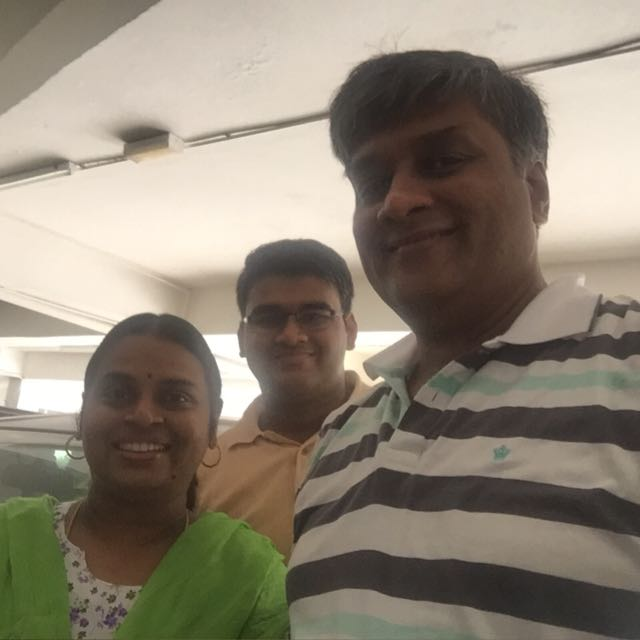
#> input picture _ForStudent/family.jpg, 640 x 640 px
$ python 05_FaceDetection.py
#> lines starting #> are read from the running program, lines starting #| are printed output that depends on the picture; after the words box and inside, x2 and y2 are one past the last pixel; in counts of white or black regions, pixels touching at a corner belong together
# import the openCV library
import cv2

def detect_face(filename_image, filename_haar="haarcascade_frontalface_default.xml"):
    # load the image and convert it to grayscale
#> called with filename_image = 'family.jpg', filename_haar = 'haarcascade_frontalface_default.xml'
    current_image = cv2.imread(filename_image)
#> current_image is the input picture: shape (640, 640, 3); mean B, G, R 116.3, 131.1, 140.7
    current_grayscale = cv2.cvtColor(current_image, cv2.COLOR_BGR2GRAY)
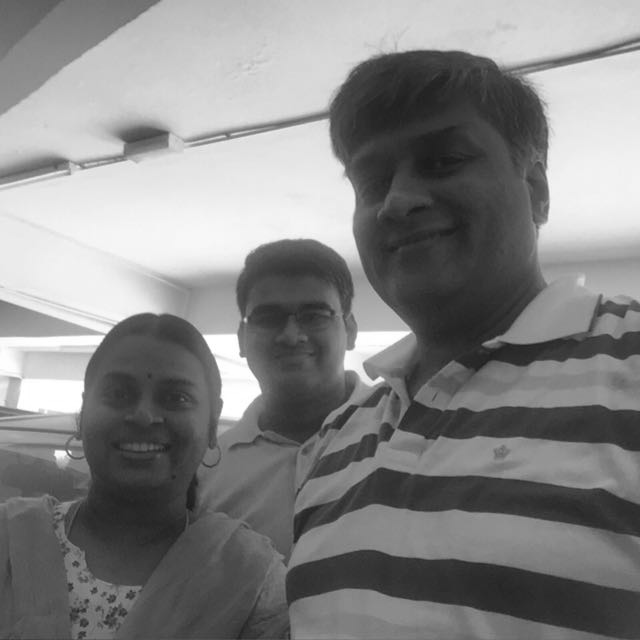
#> current_grayscale: shape (640, 640); min 26, max 255, mean 132.3

    # load the haarcascade
    current_cascade = cv2.CascadeClassifier(filename_haar)

    # perform the detection
    current_faces = current_cascade.detectMultiScale(
        current_grayscale,
        scaleFactor = 1.05,
        minNeighbors = 1,
        minSize = (50, 30),
        # scaleFactor = the size of the face in the image that is detectable.
        # minNeighbors = higher value means less detection but better detection. usually 3-6 but the proper way is to do it empirically
        # minSize = minimum size for the face to be detected. smaller objects are ignored. usually 30, 30
        # note: it is a tuple for width-height
        # maxSize = maximum possible object size
        # note: we usually don't set this
        # minsize is tuple in the width-length
    )
#> current_faces = [[185, 488, 62, 62], [242, 279, 101, 101], [87, 350, 117, 117]]

    # return the results with the current image
    return current_image, current_faces

def draw_detection(current_image, current_boxes):
    # draw the boxes
    for (x, y, w, h) in current_boxes:
        cv2.rectangle(
            current_image,
            (x, y),
            (x+w, y+h),
            color = (0, 255, 0),
            thickness = 2
        )

    cv2.imshow("Showing detection", current_image)
    cv2.waitKey(0)
    cv2.destroyAllWindows()


if __name__ == "__main__":
    # set to current working directory
    import os
    abspath = os.path.abspath(__file__)
    dname = os.path.dirname(abspath)
    os.chdir(dname)

    # the filenames
    filename_image = "family.jpg"
    filename_haar_face = "haarcascade_frontalface_default.xml"

    # detect the faces
    current_image, current_faces = detect_face(filename_image, filename_haar_face)
    # print number of faces
    print("Found {0} faces!".format(len(current_faces)))
#| Found 3 faces!
    # draw out the image
    draw_detection(current_image, current_faces)
#> the loop in draw_detection, `for (x, y, w, h) in current_boxes:` made 3 passes
#> after the loop in draw_detection, `for (x, y, w, h) in current_boxes:`:
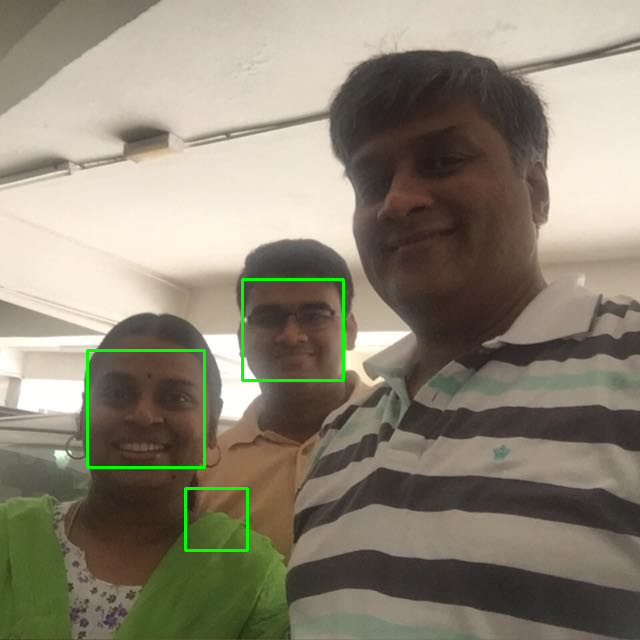
#> current_image: shape (640, 640, 3); 0.82% of pixels changed, all inside (x1, y1, x2, y2) = (86, 278, 345, 552)

$ run again, with _ForStudent/Ellen.jpg copied over _ForStudent/family.jpg
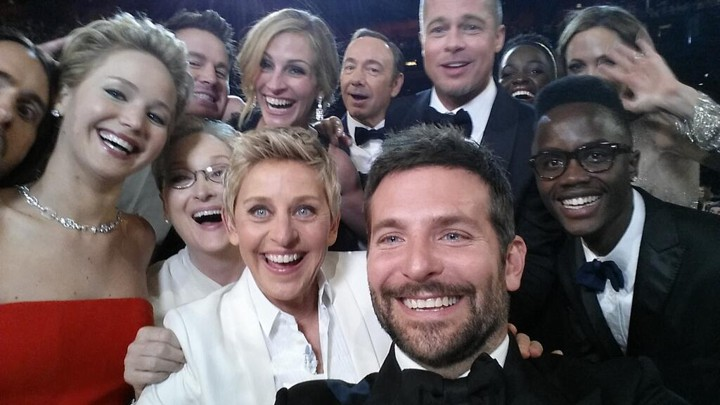
#> input picture _ForStudent/Ellen.jpg, 720 x 405 px
#> in detect_face, current_image is the input picture: shape (405, 720, 3); mean B, G, R 92.6, 91, 102.8
#> in detect_face, `current_grayscale = cv2.cvtColor(current_image, cv2.COLOR_BGR2GRAY)`:
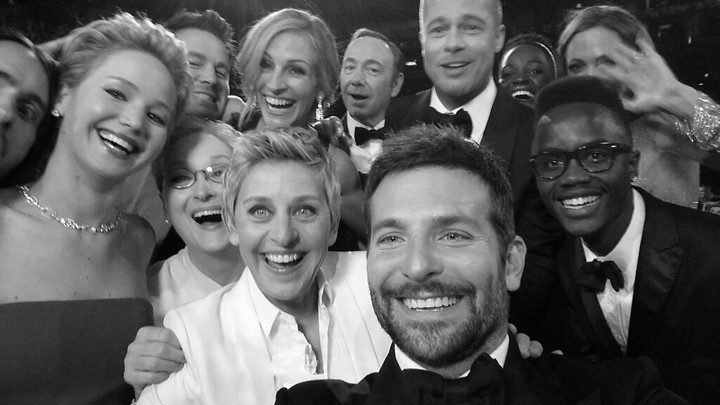
#> current_grayscale: shape (405, 720); min 0, max 255, mean 94.7
#> in detect_face, `current_faces = current_cascade.detectMultiScale( current_grayscale, s..`: current_faces = [[327, 40, 70, 70], [160, 137, 94, 94], [338, 20, 64, 64], [557, 38, 66, 66], [236, 33, 90, 90], [414, 1, 78, 78], [526, 117, 98, 98], [223, 165, 120, 120], [41, 48, 111, 111], [70, 8, 117, 117], [341, 167, 172, 172], [69, 44, 132, 132]]
#| Found 12 faces!
#> the loop in draw_detection, `for (x, y, w, h) in current_boxes:` made 12 passes
#> after the loop in draw_detection, `for (x, y, w, h) in current_boxes:`:
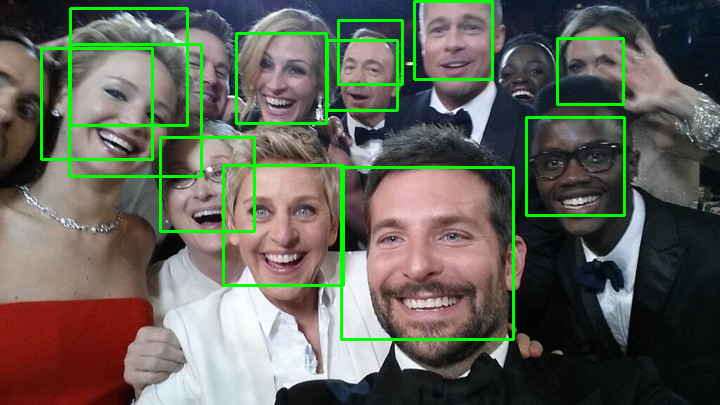
#> current_image: shape (405, 720, 3); 4.79% of pixels changed, all inside (x1, y1, x2, y2) = (40, 0, 626, 341)

$ run again, with _ForStudent/cat_01.jpg copied over _ForStudent/family.jpg
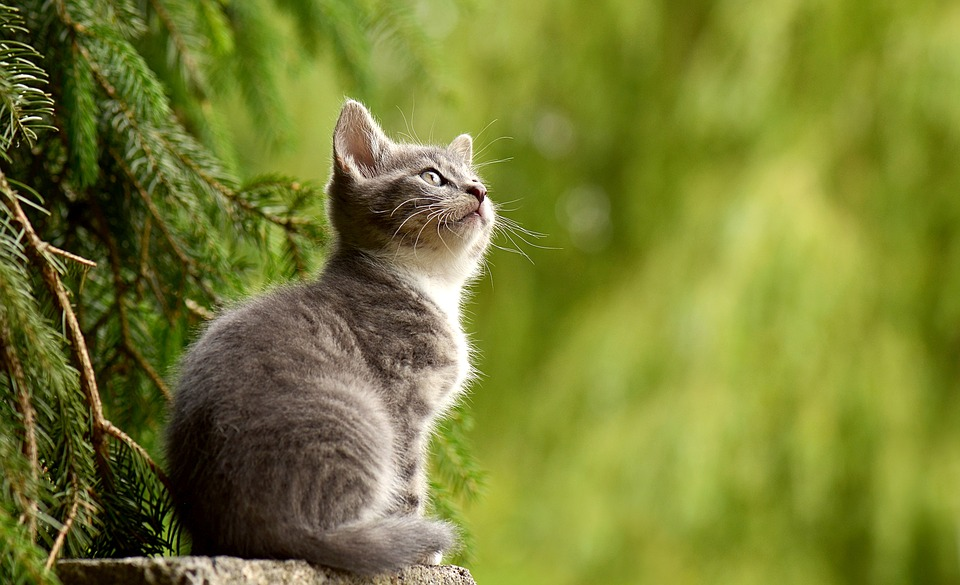
#> input picture _ForStudent/cat_01.jpg, 960 x 585 px
#> in detect_face, current_image is the input picture: shape (585, 960, 3); mean B, G, R 49.9, 126.1, 119.4
#> in detect_face, `current_grayscale = cv2.cvtColor(current_image, cv2.COLOR_BGR2GRAY)`:
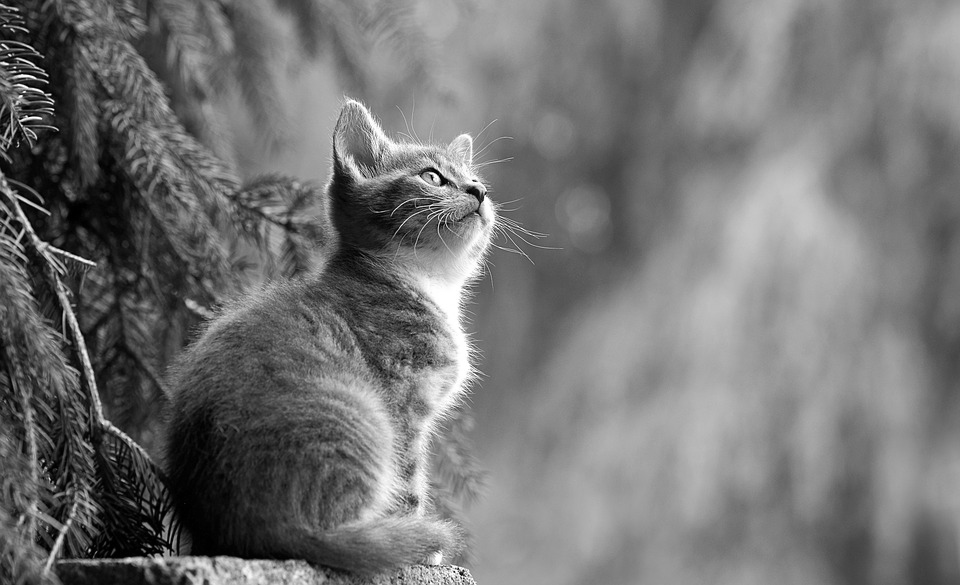
#> current_grayscale: shape (585, 960); min 0, max 255, mean 115.4
#> in detect_face, `current_faces = current_cascade.detectMultiScale( current_grayscale, s..`: current_faces = [[177, 30, 51, 51], [150, 188, 52, 52], [70, 266, 56, 56], [18, 344, 54, 54], [156, 30, 54, 54], [204, 86, 56, 56], [260, 202, 75, 75], [74, 259, 75, 75]]
#| Found 8 faces!
#> the loop in draw_detection, `for (x, y, w, h) in current_boxes:` made 8 passes
#> after the loop in draw_detection, `for (x, y, w, h) in current_boxes:`:
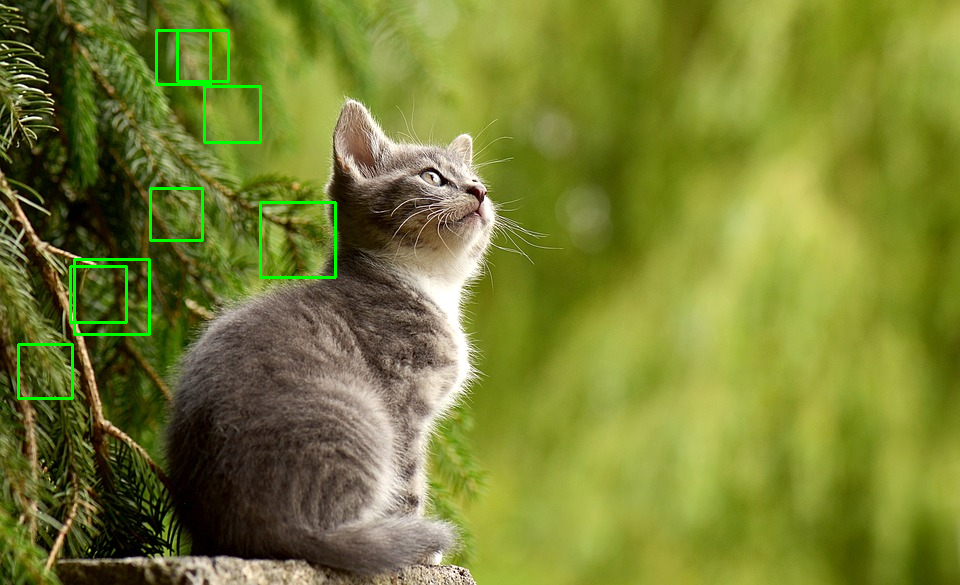
#> current_image: shape (585, 960, 3); 0.98% of pixels changed, all inside (x1, y1, x2, y2) = (17, 29, 337, 400)
